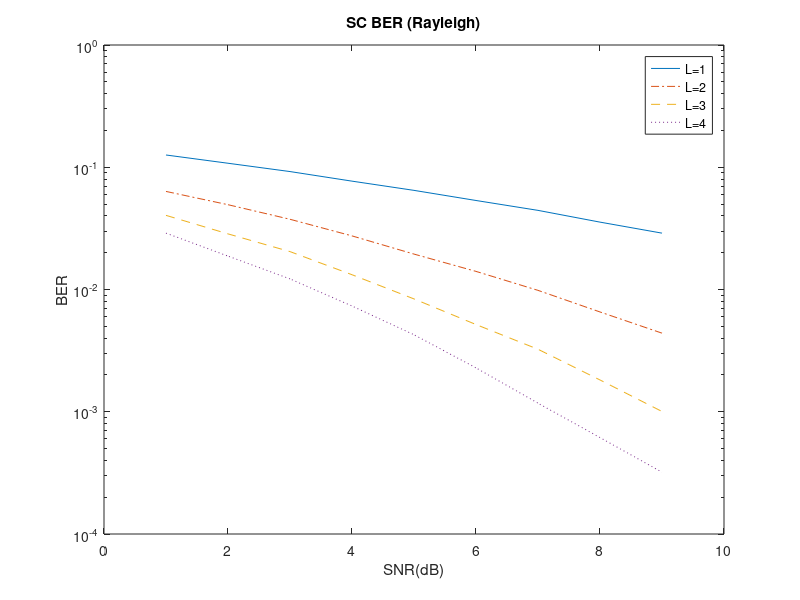
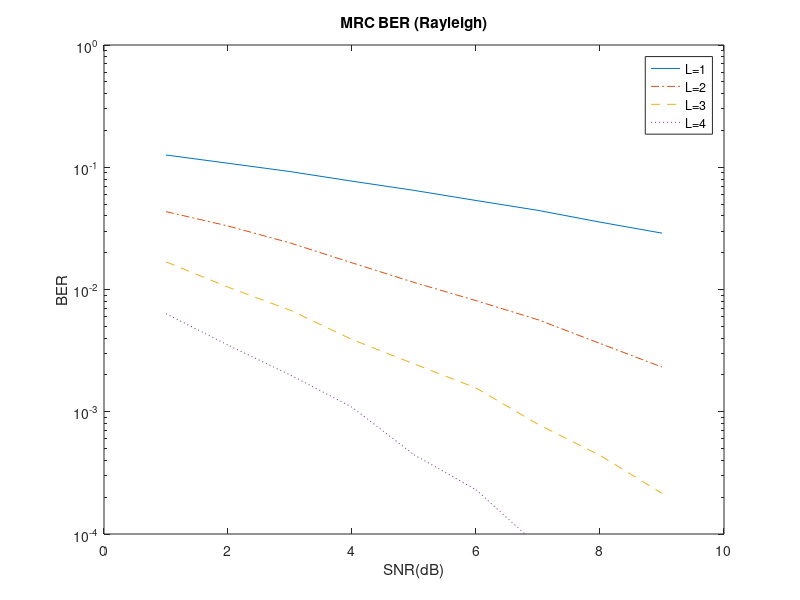
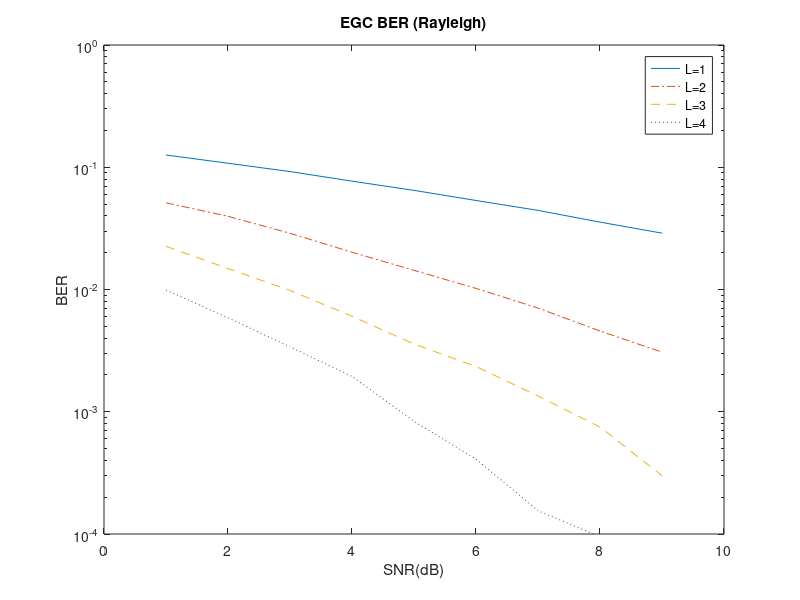
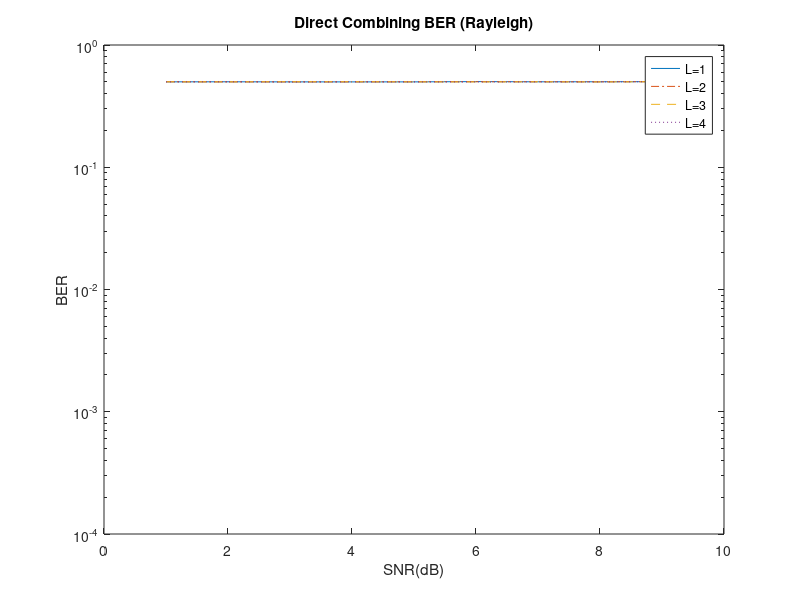

Here is the MATLAB script that generated these plots, in order:
clear all

% Pb=zeros(4,9,4);
for L=1:4
n=200000;
r=zeros(L,n);
  for i=1:9
    x_n=sign(randn(1,n));
    rayleigh=sqrt(0.5)*(randn(L,n)+j*randn(L,n));
    noise=sqrt((1/(10^(i/10)))*0.5)*(randn(L,n)+j*randn(L,n));
    for k=1:L
    r(k,:)=x_n.*(rayleigh(k,:))+noise(k,:);
    r_gain(k,:)=(abs(r(k,:)));
    end
%%------ SC---------%%
    if L==1
        rd=(r./exp(j*angle(rayleigh)));
    else
        [u,v]=max(r_gain);
        rd=sum((sparse(v,[1:n],1)).*r)./exp(j*angle(sum((sparse(v,[1:n],1)).*rayleigh)));
    end
    rd=sign(real(rd));
    Pb(1,i,L)=sum(rd~=x_n)/n;
%% -----------MRC-----------%%
    if L==1
        rd=r.*conj(rayleigh);
    else
        rd=sum(r.*conj(rayleigh));
    end   
    rd=sign(real(rd));
    Pb(2,i,L)=sum(rd~=x_n)/n;
%%--------- EGC----------%%
    if L==1
        rd=(r./exp(j*angle(rayleigh)));
    else
        rd=sum(r./exp(j*angle(rayleigh)));
    end   
    rd=sign(real(rd));
    Pb(3,i,L)=sum(rd~=x_n)/n;
%% -------DC----------%
    if L==1
        rd=(r);
    else
        rd=sum(r);
    end  
     rd=sign(real(rd));
     Pb(4,i,L)=sum(rd~=x_n)/n;
   end
end
figure
semilogy(1:9,Pb(1,:,1),1:9,Pb(1,:,2),'-.',1:9,Pb(1,:,3),'--',1:9,Pb(1,:,4),':')
title('SC BER (Rayleigh)');xlabel('SNR(dB)');ylabel('BER');legend('L=1','L=2','L=3','L=4');ylim([10^-4 1])

figure
semilogy(1:9,Pb(2,:,1),1:9,Pb(2,:,2),'-.',1:9,Pb(2,:,3),'--',1:9,Pb(2,:,4),':')
title('MRC BER (Rayleigh)');xlabel('SNR(dB)');ylabel('BER');legend('L=1','L=2','L=3','L=4');ylim([10^-4 1])

figure;
semilogy(1:9,Pb(3,:,1),1:9,Pb(3,:,2),'-.',1:9,Pb(3,:,3),'--',1:9,Pb(3,:,4),':')
title('EGC BER (Rayleigh)');xlabel('SNR(dB)');ylabel('BER');legend('L=1','L=2','L=3','L=4');ylim([10^-4 1])

figure;
semilogy(1:9,Pb(4,:,1),1:9,Pb(4,:,2),'-.',1:9,Pb(4,:,3),'--',1:9,Pb(4,:,4),':')
title('Direct Combining BER (Rayleigh)');xlabel('SNR(dB)');ylabel('BER');legend('L=1','L=2','L=3','L=4');ylim([10^-4 1])



    